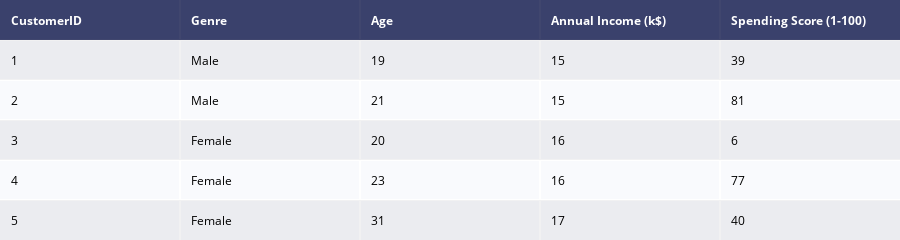

Write notebook code for a chart like this one.
### Markdown cell above
# EDA (Exploratory Data Analysis)

### Code cell
# importing the dataset
data = pd.read_csv('Mall_Customers.csv')

dat = ff.create_table(data.head())

py.iplot(dat)

### Figure 1 — Plotly figure (JSON) as saved in the notebook; plotly's stock layout.template omitted (floating-point values rounded to 4 significant figures)
{"data": [{"colorscale": [[0, "#00083e"], [0.5, "#ededee"], [1, "#ffffff"]], "hoverinfo": "none", "opacity": 0.75, "showscale": false, "type": "heatmap", "z": [[0, 0, 0, 0, 0], [0.5, 0.5, 0.5, 0.5, 0.5], [1, 1, 1, 1, 1], [0.5, 0.5, 0.5, 0.5, 0.5], [1, 1, 1, 1, 1], [0.5, 0.5, 0.5, 0.5, 0.5]]}], "layout": {"annotations": [{"align": "left", "font": {"color": "#ffffff"}, "showarrow": false, "text": "<b>CustomerID</b>", "x": -0.45, "xanchor": "left", "xref": "x", "y": 0, "yref": "y"}, {"align": "left", "font": {"color": "#ffffff"}, "showarrow": false, "text": "<b>Genre</b>", "x": 0.55, "xanchor": "left", "xref": "x", "y": 0, "yref": "y"}, {"align": "left", "font": {"color": "#ffffff"}, "showarrow": false, "text": "<b>Age</b>", "x": 1.55, "xanchor": "left", "xref": "x", "y": 0, "yref": "y"}, {"align": "left", "font": {"color": "#ffffff"}, "showarrow": false, "text": "<b>Annual Income (k$)</b>", "x": 2.55, "xanchor": "left", "xref": "x", "y": 0, "yref": "y"}, {"align": "left", "font": {"color": "#ffffff"}, "showarrow": false, "text": "<b>Spending Score (1-100)</b>", "x": 3.55, "xanchor": "left", "xref": "x", "y": 0, "yref": "y"}, {"align": "left", "font": {"color": "#000000"}, "showarrow": false, "text": "1", "x": -0.45, "xanchor": "left", "xref": "x", "y": 1, "yref": "y"}, {"align": "left", "font": {"color": "#000000"}, "showarrow": false, "text": "Male", "x": 0.55, "xanchor": "left", "xref": "x", "y": 1, "yref": "y"}, {"align": "left", "font": {"color": "#000000"}, "showarrow": false, "text": "19", "x": 1.55, "xanchor": "left", "xref": "x", "y": 1, "yref": "y"}, {"align": "left", "font": {"color": "#000000"}, "showarrow": false, "text": "15", "x": 2.55, "xanchor": "left", "xref": "x", "y": 1, "yref": "y"}, {"align": "left", "font": {"color": "#000000"}, "showarrow": false, "text": "39", "x": 3.55, "xanchor": "left", "xref": "x", "y": 1, "yref": "y"}, {"align": "left", "font": {"color": "#000000"}, "showarrow": false, "text": "2", "x": -0.45, "xanchor": "left", "xref": "x", "y": 2, "yref": "y"}, {"align": "left", "font": {"color": "#000000"}, "showarrow": false, "text": "Male", "x": 0.55, "xanchor": "left", "xref": "x", "y": 2, "yref": "y"}, {"align": "left", "font": {"color": "#000000"}, "showarrow": false, "text": "21", "x": 1.55, "xanchor": "left", "xref": "x", "y": 2, "yref": "y"}, {"align": "left", "font": {"color": "#000000"}, "showarrow": false, "text": "15", "x": 2.55, "xanchor": "left", "xref": "x", "y": 2, "yref": "y"}, {"align": "left", "font": {"color": "#000000"}, "showarrow": false, "text": "81", "x": 3.55, "xanchor": "left", "xref": "x", "y": 2, "yref": "y"}, {"align": "left", "font": {"color": "#000000"}, "showarrow": false, "text": "3", "x": -0.45, "xanchor": "left", "xref": "x", "y": 3, "yref": "y"}, {"align": "left", "font": {"color": "#000000"}, "showarrow": false, "text": "Female", "x": 0.55, "xanchor": "left", "xref": "x", "y": 3, "yref": "y"}, {"align": "left", "font": {"color": "#000000"}, "showarrow": false, "text": "20", "x": 1.55, "xanchor": "left", "xref": "x", "y": 3, "yref": "y"}, {"align": "left", "font": {"color": "#000000"}, "showarrow": false, "text": "16", "x": 2.55, "xanchor": "left", "xref": "x", "y": 3, "yref": "y"}, {"align": "left", "font": {"color": "#000000"}, "showarrow": false, "text": "6", "x": 3.55, "xanchor": "left", "xref": "x", "y": 3, "yref": "y"}, {"align": "left", "font": {"color": "#000000"}, "showarrow": false, "text": "4", "x": -0.45, "xanchor": "left", "xref": "x", "y": 4, "yref": "y"}, {"align": "left", "font": {"color": "#000000"}, "showarrow": false, "text": "Female", "x": 0.55, "xanchor": "left", "xref": "x", "y": 4, "yref": "y"}, {"align": "left", "font": {"color": "#000000"}, "showarrow": false, "text": "23", "x": 1.55, "xanchor": "left", "xref": "x", "y": 4, "yref": "y"}, {"align": "left", "font": {"color": "#000000"}, "showarrow": false, "text": "16", "x": 2.55, "xanchor": "left", "xref": "x", "y": 4, "yref": "y"}, {"align": "left", "font": {"color": "#000000"}, "showarrow": false, "text": "77", "x": 3.55, "xanchor": "left", "xref": "x", "y": 4, "yref": "y"}, {"align": "left", "font": {"color": "#000000"}, "showarrow": false, "text": "5", "x": -0.45, "xanchor": "left", "xref": "x", "y": 5, "yref": "y"}, {"align": "left", "font": {"color": "#000000"}, "showarrow": false, "text": "Female", "x": 0.55, "xanchor": "left", "xref": "x", "y": 5, "yref": "y"}, {"align": "left", "font": {"color": "#000000"}, "showarrow": false, "text": "31", "x": 1.55, "xanchor": "left", "xref": "x", "y": 5, "yref": "y"}, {"align": "left", "font": {"color": "#000000"}, "showarrow": false, "text": "17", "x": 2.55, "xanchor": "left", "xref": "x", "y": 5, "yref": "y"}, {"align": "left", "font": {"color": "#000000"}, "showarrow": false, "text": "40", "x": 3.55, "xanchor": "left", "xref": "x", "y": 5, "yref": "y"}], "height": 230, "margin": {"b": 0, "l": 0, "r": 0, "t": 0}, "xaxis": {"dtick": 1, "gridwidth": 2, "showticklabels": false, "tick0": -0.5, "ticks": "", "zeroline": false}, "yaxis": {"autorange": "reversed", "dtick": 1, "gridwidth": 2, "showticklabels": false, "tick0": 0.5, "ticks": "", "zeroline": false}}}
